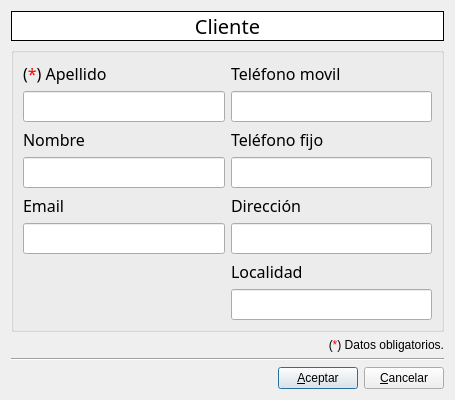
<ui version="4.0" >
 <class>CustomerDlg</class>
 <widget class="QDialog" name="CustomerDlg" >
  <property name="windowModality" >
   <enum>Qt::ApplicationModal</enum>
  </property>
  <property name="geometry" >
   <rect>
    <x>0</x>
    <y>0</y>
    <width>455</width>
    <height>387</height>
   </rect>
  </property>
  <property name="windowTitle" >
   <string>Cliente</string>
  </property>
  <property name="windowIcon" >
   <iconset resource="../resources/qzette.qrc" >
    <normaloff>:/app/images/app/customer.png</normaloff>:/app/images/app/customer.png</iconset>
  </property>
  <layout class="QVBoxLayout" name="verticalLayout" >
   <item>
    <widget class="QLabel" name="lb_title" >
     <property name="palette" >
      <palette>
       <active>
        <colorrole role="Base" >
         <brush brushstyle="SolidPattern" >
          <color alpha="255" >
           <red>255</red>
           <green>255</green>
           <blue>255</blue>
          </color>
         </brush>
        </colorrole>
        <colorrole role="Window" >
         <brush brushstyle="SolidPattern" >
          <color alpha="255" >
           <red>255</red>
           <green>255</green>
           <blue>255</blue>
          </color>
         </brush>
        </colorrole>
       </active>
       <inactive>
        <colorrole role="Base" >
         <brush brushstyle="SolidPattern" >
          <color alpha="255" >
           <red>255</red>
           <green>255</green>
           <blue>255</blue>
          </color>
         </brush>
        </colorrole>
        <colorrole role="Window" >
         <brush brushstyle="SolidPattern" >
          <color alpha="255" >
           <red>255</red>
           <green>255</green>
           <blue>255</blue>
          </color>
         </brush>
        </colorrole>
       </inactive>
       <disabled>
        <colorrole role="Base" >
         <brush brushstyle="SolidPattern" >
          <color alpha="255" >
           <red>255</red>
           <green>255</green>
           <blue>255</blue>
          </color>
         </brush>
        </colorrole>
        <colorrole role="Window" >
         <brush brushstyle="SolidPattern" >
          <color alpha="255" >
           <red>255</red>
           <green>255</green>
           <blue>255</blue>
          </color>
         </brush>
        </colorrole>
       </disabled>
      </palette>
     </property>
     <property name="font" >
      <font>
       <family>Trebuchet MS</family>
       <pointsize>15</pointsize>
      </font>
     </property>
     <property name="autoFillBackground" >
      <bool>true</bool>
     </property>
     <property name="frameShape" >
      <enum>QFrame::Box</enum>
     </property>
     <property name="text" >
      <string>Cliente</string>
     </property>
     <property name="alignment" >
      <set>Qt::AlignCenter</set>
     </property>
    </widget>
   </item>
   <item>
    <widget class="QGroupBox" name="groupBox" >
     <property name="font" >
      <font>
       <family>Trebuchet MS</family>
       <pointsize>12</pointsize>
      </font>
     </property>
     <property name="title" >
      <string/>
     </property>
     <property name="alignment" >
      <set>Qt::AlignCenter</set>
     </property>
     <property name="checked" >
      <bool>false</bool>
     </property>
     <layout class="QGridLayout" name="gridLayout" >
      <item row="8" column="1" >
       <widget class="QLabel" name="lb_address" >
        <property name="text" >
         <string>Dirección</string>
        </property>
       </widget>
      </item>
      <item row="9" column="1" >
       <widget class="QLineEdit" name="le_address" />
      </item>
      <item row="10" column="1" >
       <widget class="QLabel" name="lb_location" >
        <property name="text" >
         <string>Localidad</string>
        </property>
       </widget>
      </item>
      <item row="11" column="1" >
       <widget class="QLineEdit" name="le_location" >
        <property name="text" >
         <string/>
        </property>
       </widget>
      </item>
      <item row="4" column="0" >
       <widget class="QLineEdit" name="le_lastName" />
      </item>
      <item row="2" column="0" >
       <widget class="QLabel" name="lb_lastname" >
        <property name="text" >
         <string>&lt;!DOCTYPE HTML PUBLIC "-//W3C//DTD HTML 4.0//EN" "http://www.w3.org/TR/REC-html40/strict.dtd">
&lt;html>&lt;head>&lt;meta name="qrichtext" content="1" />&lt;style type="text/css">
p, li { white-space: pre-wrap; }
&lt;/style>&lt;/head>&lt;body style=" font-family:'Trebuchet MS'; font-size:12pt; font-weight:400; font-style:normal;">
&lt;p style=" margin-top:0px; margin-bottom:0px; margin-left:0px; margin-right:0px; -qt-block-indent:0; text-indent:0px;">(&lt;span style=" color:#ff0000;">*&lt;/span>) Apellido&lt;/p>&lt;/body>&lt;/html></string>
        </property>
       </widget>
      </item>
      <item row="5" column="0" >
       <widget class="QLabel" name="lb_name" >
        <property name="text" >
         <string>&lt;!DOCTYPE HTML PUBLIC "-//W3C//DTD HTML 4.0//EN" "http://www.w3.org/TR/REC-html40/strict.dtd">
&lt;html>&lt;head>&lt;meta name="qrichtext" content="1" />&lt;style type="text/css">
p, li { white-space: pre-wrap; }
&lt;/style>&lt;/head>&lt;body style=" font-family:'Trebuchet MS'; font-size:12pt; font-weight:400; font-style:normal;">
&lt;p style=" margin-top:0px; margin-bottom:0px; margin-left:0px; margin-right:0px; -qt-block-indent:0; text-indent:0px;">Nombre&lt;/p>&lt;/body>&lt;/html></string>
        </property>
       </widget>
      </item>
      <item row="7" column="0" >
       <widget class="QLineEdit" name="le_name" />
      </item>
      <item row="8" column="0" >
       <widget class="QLabel" name="lb_email" >
        <property name="text" >
         <string>Email</string>
        </property>
       </widget>
      </item>
      <item row="9" column="0" >
       <widget class="QLineEdit" name="le_email" />
      </item>
      <item row="5" column="1" >
       <widget class="QLabel" name="lb_phone" >
        <property name="text" >
         <string>Teléfono fijo</string>
        </property>
       </widget>
      </item>
      <item row="2" column="1" >
       <widget class="QLabel" name="lb_cellphone" >
        <property name="text" >
         <string>Teléfono movil</string>
        </property>
       </widget>
      </item>
      <item row="4" column="1" >
       <widget class="QLineEdit" name="le_cellphone" />
      </item>
      <item row="7" column="1" >
       <widget class="QLineEdit" name="le_phone" />
      </item>
     </layout>
    </widget>
   </item>
   <item>
    <widget class="QLabel" name="label" >
     <property name="text" >
      <string>(&lt;font color='red'>*&lt;/font>) Datos obligatorios.</string>
     </property>
     <property name="alignment" >
      <set>Qt::AlignRight|Qt::AlignTrailing|Qt::AlignVCenter</set>
     </property>
    </widget>
   </item>
   <item>
    <spacer name="verticalSpacer" >
     <property name="orientation" >
      <enum>Qt::Vertical</enum>
     </property>
     <property name="sizeHint" stdset="0" >
      <size>
       <width>20</width>
       <height>40</height>
      </size>
     </property>
    </spacer>
   </item>
   <item>
    <widget class="Line" name="line" >
     <property name="orientation" >
      <enum>Qt::Horizontal</enum>
     </property>
    </widget>
   </item>
   <item>
    <layout class="QHBoxLayout" name="horizontalLayout" >
     <item>
      <spacer name="horizontalSpacer" >
       <property name="orientation" >
        <enum>Qt::Horizontal</enum>
       </property>
       <property name="sizeHint" stdset="0" >
        <size>
         <width>40</width>
         <height>20</height>
        </size>
       </property>
      </spacer>
     </item>
     <item>
      <widget class="QPushButton" name="pb_ok" >
       <property name="text" >
        <string>&amp;Aceptar</string>
       </property>
       <property name="icon" >
        <iconset resource="../resources/qzette.qrc" >
         <normaloff>:/icons/images/icons/ok.png</normaloff>:/icons/images/icons/ok.png</iconset>
       </property>
      </widget>
     </item>
     <item>
      <widget class="QPushButton" name="pb_cancel" >
       <property name="text" >
        <string>&amp;Cancelar</string>
       </property>
       <property name="icon" >
        <iconset resource="../resources/qzette.qrc" >
         <normaloff>:/icons/images/icons/cancel.png</normaloff>:/icons/images/icons/cancel.png</iconset>
       </property>
      </widget>
     </item>
    </layout>
   </item>
  </layout>
 </widget>
 <tabstops>
  <tabstop>le_lastName</tabstop>
  <tabstop>le_name</tabstop>
  <tabstop>le_email</tabstop>
  <tabstop>le_cellphone</tabstop>
  <tabstop>le_phone</tabstop>
  <tabstop>le_address</tabstop>
  <tabstop>le_location</tabstop>
  <tabstop>pb_ok</tabstop>
  <tabstop>pb_cancel</tabstop>
 </tabstops>
 <resources>
  <include location="../resources/qzette.qrc" />
 </resources>
 <connections/>
</ui>
